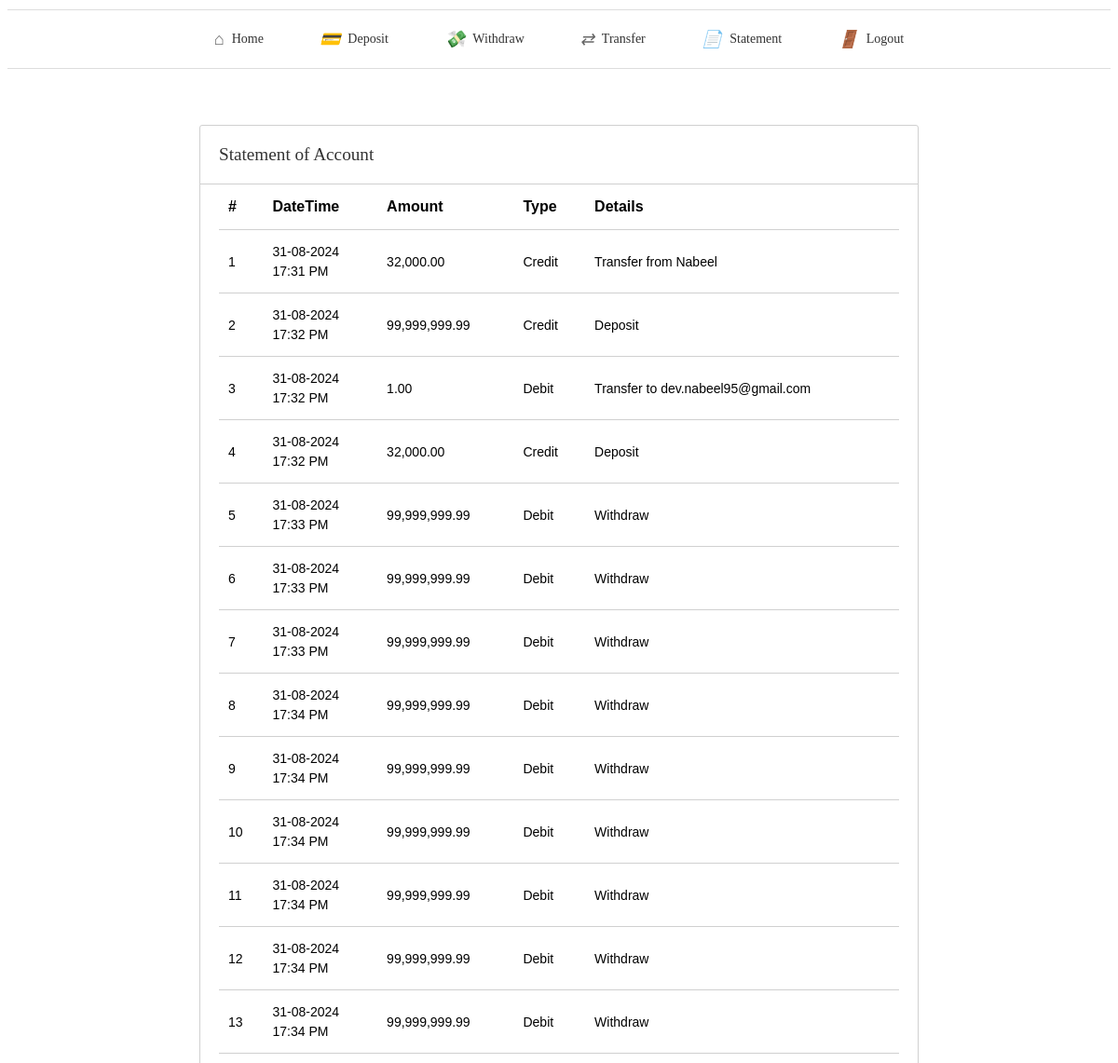
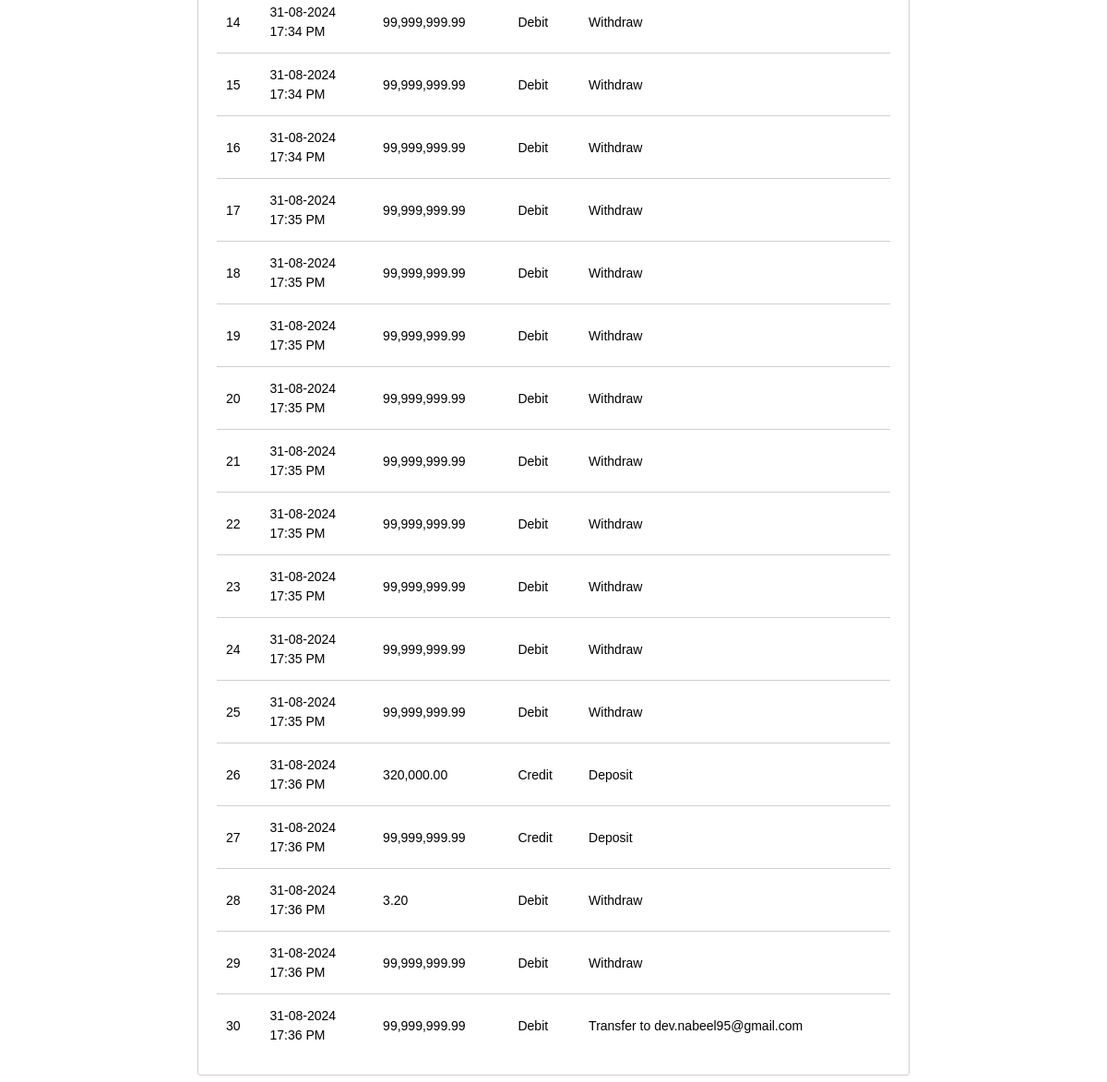
The app's page /Statement.php (signed in) with its own data (2 pictures, top to bottom).
### tables this page shows
CREATE TABLE `transactions` (
  `id` int(11) NOT NULL,
  `user_id` int(11) DEFAULT NULL,
  `amount` decimal(10,2) NOT NULL,
  `type` enum('Credit','Debit') NOT NULL,
  `details` varchar(255) NOT NULL,
  `created_at` timestamp NOT NULL DEFAULT current_timestamp()
);

### Statement.php (the view, shortened to what this page needs)
<?php
$database = new Database();
$db = $database->getConnection();
$user_id = $_SESSION['user_id'];
$query = "SELECT * FROM transactions WHERE user_id = :user_id ORDER BY created_at ASC";
$stmt = $db->prepare($query);
$stmt->bindParam(':user_id', $user_id, PDO::PARAM_INT);
$stmt->execute();
$transactions = $stmt->fetchAll(PDO::FETCH_ASSOC);
?>
<!DOCTYPE html>
<html lang="en">
<head>
    <link rel="stylesheet" href="./style.css">
</head>
<body>
    <?php include 'menu.php'; ?>
    <section class="main">
        <div class="container">
            <h2>Statement of Account</h2>
            <div class="table-main">
            <table class="account-table">
                <thead class="thead">
                    <tr>
                        <th>#</th>
                        <th>DateTime</th>
                        <th>Amount</th>
                        <th>Type</th>
                        <th>Details</th>
                    </tr>
                </thead>
                <tbody>
                    <?php
                    $counter = 1;
                    foreach ($transactions as $transaction) {
                        $datetime = date('d-m-Y<br>H:i A', strtotime($transaction['created_at']));
                        $amount = number_format($transaction['amount'], 2);
                        echo "<tr>
                            <td>{$counter}</td>
                            <td>{$datetime}</td>
                            <td>{$amount}</td>
                            <td>{$transaction['type']}</td>
                            <td>{$transaction['details']}</td>
                        </tr>";
                        $counter++;
                    }
                    ?>
                </tbody>
            </table>
            </div>
        </div>
    </section>
</body>
</html>

### Menu.php (shortened to what this page needs)
<header>
    <nav class="menu">
        <ul>
            <li><a href="home.php" class="<?= basename($_SERVER['PHP_SELF']) == 'home.php' ? 'active' : '' ?>"><i class="icon">&#8962;</i> Home</a></li>
            <li><a href="deposit.php" class="<?= basename($_SERVER['PHP_SELF']) == 'deposit.php' ? 'active' : '' ?>"><i class="icon">&#128179;</i> Deposit</a></li>
            <li><a href="withdraw.php" class="<?= basename($_SERVER['PHP_SELF']) == 'withdraw.php' ? 'active' : '' ?>"><i class="icon">&#128184;</i> Withdraw</a></li>
            <li><a href="transfer.php" class="<?= basename($_SERVER['PHP_SELF']) == 'transfer.php' ? 'active' : '' ?>"><i class="icon">&#8644;</i> Transfer</a></li>
            <li><a href="statement.php" class="<?= basename($_SERVER['PHP_SELF']) == 'statement.php' ? 'active' : '' ?>"><i class="icon">&#128196;</i> Statement</a></li>
            <li><a href="logout.php" class="<?= basename($_SERVER['PHP_SELF']) == 'logout.php' ? 'active' : '' ?>"><i class="icon">&#128682;</i> Logout</a></li>
        </ul>
    </nav>
</header>

### style.css (style rules this page uses)
.main { display: grid; justify-content: center; padding-top: 60px; }
.container { max-width: 770px; margin: 0 auto; display: flex; justify-content: center; }
.menu { background-color: #ffffff; border-top: 1px solid #ddd; border-bottom: 1px solid #ddd; padding: 10px 20px; margin-top: 10px; display: flex; justify-content: center; }
.menu ul { list-style: none; margin: 0; padding: 0; display: flex; align-items: center; justify-content: flex-start; gap: 30px; }
.menu ul li { margin: 0; }
.menu ul li a { text-decoration: none; color: #333; font-size: 14px; display: flex; align-items: center; padding: 10px 15px; border-radius: 5px; transition: background-color 0.3s ease, color 0.3s ease, border-bottom 0.3s ease; }
.menu ul li a .icon { margin-right: 8px; font-size: 18px; color: #666; }
.container { width: 770px; margin: auto; padding: 20px 0; background-color: #ffffff; border-radius: 3px; border: 1px solid #d0d0d0; display: block; }
.container h2 { margin: 0; font-size: 1.2em; font-weight: normal; color: #333; padding-left: 20px; padding-bottom: 20px !important; border-bottom: 1px solid #d0d0d0; }
.account-table { width: 100%; border-collapse: collapse; }
.table-main { padding: 0 20px; }
.account-table thead { background-color: #ffffff; color: black; }
.account-table thead th { padding: 10px; font-family: Arial, sans-serif; text-align: left; font-weight: bold; }
.account-table tbody td { padding: 15px 10px; font-family: Arial, sans-serif; }
.account-table tr th { padding: 15px 10px; }
.account-table tbody td:nth-child(2) { display: grid; gap: 5px; }
.account-table tbody td { font-size: 14px; }
.account-table tbody td:nth-child(2) { white-space: nowrap; }
.account-table tbody tr { border-top: 1px solid #d0d0d0; }

### records on screen
transactions: created_at "31-08-2024 17:31 PM", amount "32,000.00", type "Credit", details "Transfer from Nabeel"
transactions: created_at "31-08-2024 17:32 PM", amount "99,999,999.99", type "Credit", details "Deposit"
transactions: created_at "31-08-2024 17:32 PM", amount "1.00", type "Debit", details "Transfer to dev.nabeel95@gmail.com"
transactions: created_at "31-08-2024 17:32 PM", amount "32,000.00", type "Credit", details "Deposit"
transactions: created_at "31-08-2024 17:33 PM", amount "99,999,999.99", type "Debit", details "Withdraw"
transactions: created_at "31-08-2024 17:33 PM", amount "99,999,999.99", type "Debit", details "Withdraw"
transactions: created_at "31-08-2024 17:33 PM", amount "99,999,999.99", type "Debit", details "Withdraw"
transactions: created_at "31-08-2024 17:34 PM", amount "99,999,999.99", type "Debit", details "Withdraw"
transactions: created_at "31-08-2024 17:34 PM", amount "99,999,999.99", type "Debit", details "Withdraw"
transactions: created_at "31-08-2024 17:34 PM", amount "99,999,999.99", type "Debit", details "Withdraw"
transactions: created_at "31-08-2024 17:34 PM", amount "99,999,999.99", type "Debit", details "Withdraw"
transactions: created_at "31-08-2024 17:34 PM", amount "99,999,999.99", type "Debit", details "Withdraw"
transactions: created_at "31-08-2024 17:34 PM", amount "99,999,999.99", type "Debit", details "Withdraw"
transactions: created_at "31-08-2024 17:34 PM", amount "99,999,999.99", type "Debit", details "Withdraw"
transactions: created_at "31-08-2024 17:34 PM", amount "99,999,999.99", type "Debit", details "Withdraw"
transactions: created_at "31-08-2024 17:34 PM", amount "99,999,999.99", type "Debit", details "Withdraw"
transactions: created_at "31-08-2024 17:35 PM", amount "99,999,999.99", type "Debit", details "Withdraw"
transactions: created_at "31-08-2024 17:35 PM", amount "99,999,999.99", type "Debit", details "Withdraw"
transactions: created_at "31-08-2024 17:35 PM", amount "99,999,999.99", type "Debit", details "Withdraw"
transactions: created_at "31-08-2024 17:35 PM", amount "99,999,999.99", type "Debit", details "Withdraw"
transactions: created_at "31-08-2024 17:35 PM", amount "99,999,999.99", type "Debit", details "Withdraw"
transactions: created_at "31-08-2024 17:35 PM", amount "99,999,999.99", type "Debit", details "Withdraw"
transactions: created_at "31-08-2024 17:35 PM", amount "99,999,999.99", type "Debit", details "Withdraw"
transactions: created_at "31-08-2024 17:35 PM", amount "99,999,999.99", type "Debit", details "Withdraw"
transactions: created_at "31-08-2024 17:35 PM", amount "99,999,999.99", type "Debit", details "Withdraw"
transactions: created_at "31-08-2024 17:36 PM", amount "320,000.00", type "Credit", details "Deposit"
transactions: created_at "31-08-2024 17:36 PM", amount "99,999,999.99", type "Credit", details "Deposit"
transactions: created_at "31-08-2024 17:36 PM", amount "3.20", type "Debit", details "Withdraw"
transactions: created_at "31-08-2024 17:36 PM", amount "99,999,999.99", type "Debit", details "Withdraw"
transactions: created_at "31-08-2024 17:36 PM", amount "99,999,999.99", type "Debit", details "Transfer to dev.nabeel95@gmail.com"
